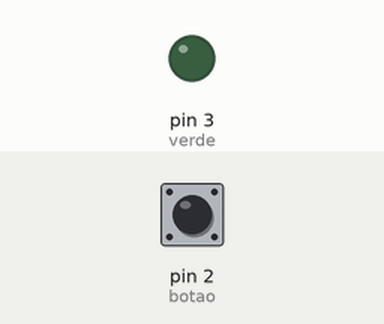
Simulated run of this sketch. Board: Arduino Uno, built with avr-gcc and run on an emulated ATmega328P. On the bench: output pins drawn as LEDs (lit = HIGH). The test bench sets the inputs (shaded band); at power-on: pin 2 (botao) LOW.

Above: at 1.2 s.
1.3 s: pin 2 (botao) pulled HIGH for 0.15 s
At 6.7 s:
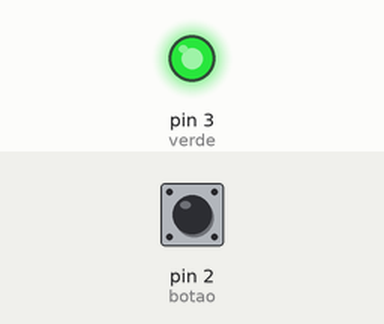
Timing chart, 0 to 8.8 s (numbered marks = the images above; inputs shaded):
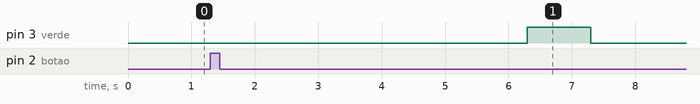

Measured:
- after the input at 1.3 s, pin 3 (verde): LOW → HIGH after 5.0 s, → LOW 1.0 s later

The sketch:

Cronometro_com_botao.ino
```cpp
int verde = 3;
int botao = 2;
int tempo = 5000;

void setup() {
  // put your setup code here, to run once:
pinMode (verde, OUTPUT);
pinMode (botao, INPUT);
}

void loop() {
  // put your main code here, to run repeatedly:
int estado = digitalRead (botao);

if (estado == 1){
 delay (tempo);
 digitalWrite (verde, HIGH);
 delay (1000);
 digitalWrite (verde, LOW);
 tempo += 5000;
}
}
```
